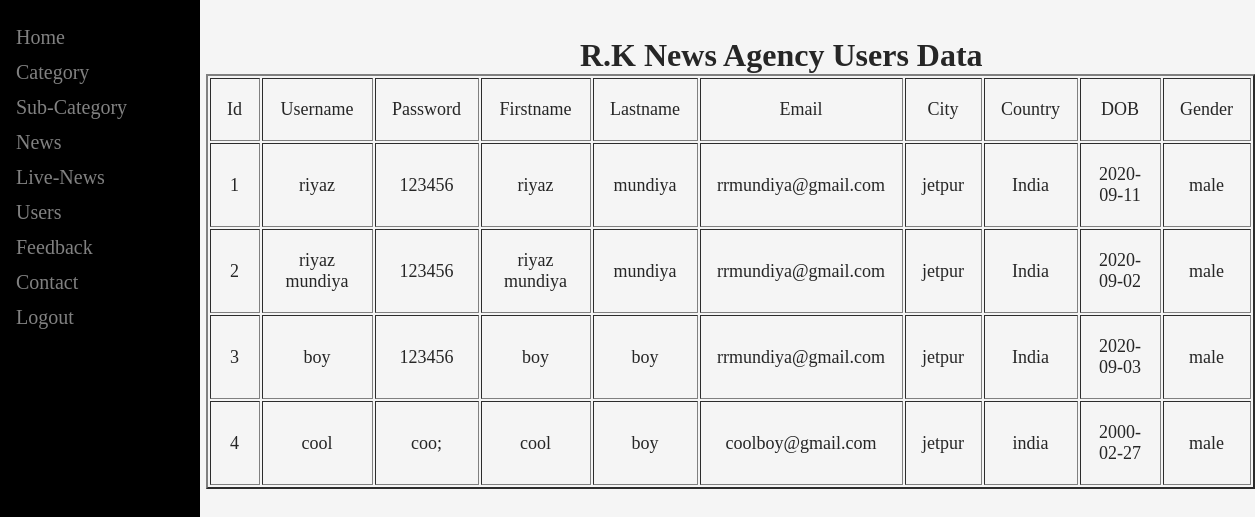
The app's page /Admin/user.php (signed in) with its own data.
### tables this page shows
CREATE TABLE `registration` (
  `id` int(11) NOT NULL,
  `username` varchar(255) NOT NULL,
  `password` varchar(25) NOT NULL,
  `firstname` varchar(255) NOT NULL,
  `lastname` varchar(255) NOT NULL,
  `email` varchar(255) NOT NULL,
  `city` varchar(255) NOT NULL,
  `country` varchar(255) NOT NULL,
  `dob` date NOT NULL,
  `gender` varchar(255) NOT NULL
);

### Admin/user_view.php (the view)
<?php
$con = mysqli_connect('localhost','root','','rk_news');
function showData(){
    global $con;
    $query = " SELECT * FROM `registration` ";
    $run = mysqli_query($con , $query);
    if($run == TRUE)
{?>
<table border="2px" class="user">
    <td>Id</td>
    <td>Username</td>
    <td>Password</td>
    <td>Firstname</td>
    <td>Lastname</td>
    <td>Email</td>
    <td>City</td>
    <td>Country</td>
    <td>DOB</td>
    <td >Gender</td>
    <?php
    while ($data = mysqli_fetch_assoc($run))
     {
       ?>
       <tr>
        <td class="id"><?php echo $data['id'];?></td>
       <td class="username"><?php echo $data['username'];?></td>
           <td class="password"><?php echo $data['password'];?></td>
           <td class="firstname"><?php echo $data['username'];?></td>
           <td class="lastname"><?php echo $data['lastname'];?></td>
         <td class="email"><?php echo $data['email'];?></td>
        <td class="city"><?php echo $data['city'];?></td>
        <td class="country"><?php echo $data['country'];?></td>
        <td class="dob"><?php echo $data['dob'];?></td>
         <td class="gender"><?php echo $data['gender'];?></td>
       </tr> <?php
    }
    ?>
    </table>
    <?php
}
    else
    {
        echo "Error";
    }
}
?>
<body>
<div class="dis"><h1>R.K News Agency Users Data</h1></div>
<div class="user_data">
     <?php showData(); ?>
</div>
</body>

### Admin/css/style.css (style rules this page uses)
* { margin: 0; padding: 0; box-sizing: border-box; }
body { background-color:whitesmoke; }
.dis { margin: 37px 0px 0px 580px; color: #262626; }
.user_data table { margin: 0px 0 20px 206px; color: #262626; text-align: center; font-size: large; }
.user td { padding: 20px 17px 20px 16px; text-align: center; }

### records on screen
registration: id "1", username "riyaz", password "123456", lastname "mundiya", email "rrmundiya@gmail.com", city "jetpur", country "India", dob "2020-09-11", gender "male"
registration: id "2", username "riyaz mundiya", password "123456", lastname "mundiya", email "rrmundiya@gmail.com", city "jetpur", country "India", dob "2020-09-02", gender "male"
registration: id "3", username "boy", password "123456", lastname "boy", email "rrmundiya@gmail.com", city "jetpur", country "India", dob "2020-09-03", gender "male"
registration: id "4", username "cool", password "coo;", lastname "boy", email "coolboy@gmail.com", city "jetpur", country "india", dob "2000-02-27", gender "male"
